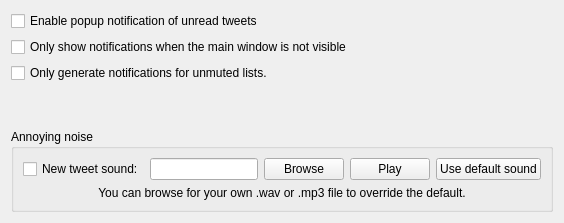
     <widget class="QWidget" name="tab_9">
      <attribute name="title">
       <string>Alerts</string>
      </attribute>
      <layout class="QVBoxLayout" name="verticalLayout_20">
       <item>
        <widget class="QCheckBox" name="notifications">
         <property name="text">
          <string>Enable popup notification of unread tweets</string>
         </property>
        </widget>
       </item>
       <item>
        <widget class="QCheckBox" name="notificationswhenvisible">
         <property name="text">
          <string>Only show notifications when the main window is not visible</string>
         </property>
        </widget>
       </item>
       <item>
        <widget class="QCheckBox" name="notificationsonunmutedonly">
         <property name="text">
          <string>Only generate notifications for unmuted lists.</string>
         </property>
        </widget>
       </item>
       <item>
        <spacer name="verticalSpacer_8">
         <property name="orientation">
          <enum>Qt::Vertical</enum>
         </property>
         <property name="sizeHint" stdset="0">
          <size>
           <width>20</width>
           <height>40</height>
          </size>
         </property>
        </spacer>
       </item>
       <item>
        <widget class="QGroupBox" name="groupBox_3">
         <property name="title">
          <string>Annoying noise</string>
         </property>
         <layout class="QVBoxLayout" name="verticalLayout_4">
          <item>
           <layout class="QHBoxLayout" name="horizontalLayout_3">
            <item>
             <widget class="QCheckBox" name="newtweetalert">
              <property name="text">
               <string>New tweet sound:</string>
              </property>
             </widget>
            </item>
            <item>
             <widget class="QLineEdit" name="alertsound"/>
            </item>
            <item>
             <widget class="QPushButton" name="browse">
              <property name="text">
               <string>Browse</string>
              </property>
             </widget>
            </item>
            <item>
             <widget class="QPushButton" name="test">
              <property name="text">
               <string>Play</string>
              </property>
             </widget>
            </item>
            <item>
             <widget class="QPushButton" name="clear">
              <property name="text">
               <string>Use default sound</string>
              </property>
             </widget>
            </item>
           </layout>
          </item>
          <item>
           <widget class="QLabel" name="label_9">
            <property name="text">
             <string>You can browse for your own .wav or .mp3 file to override the default.</string>
            </property>
            <property name="alignment">
             <set>Qt::AlignCenter</set>
            </property>
           </widget>
          </item>
         </layout>
        </widget>
       </item>
      </layout>
     </widget>
